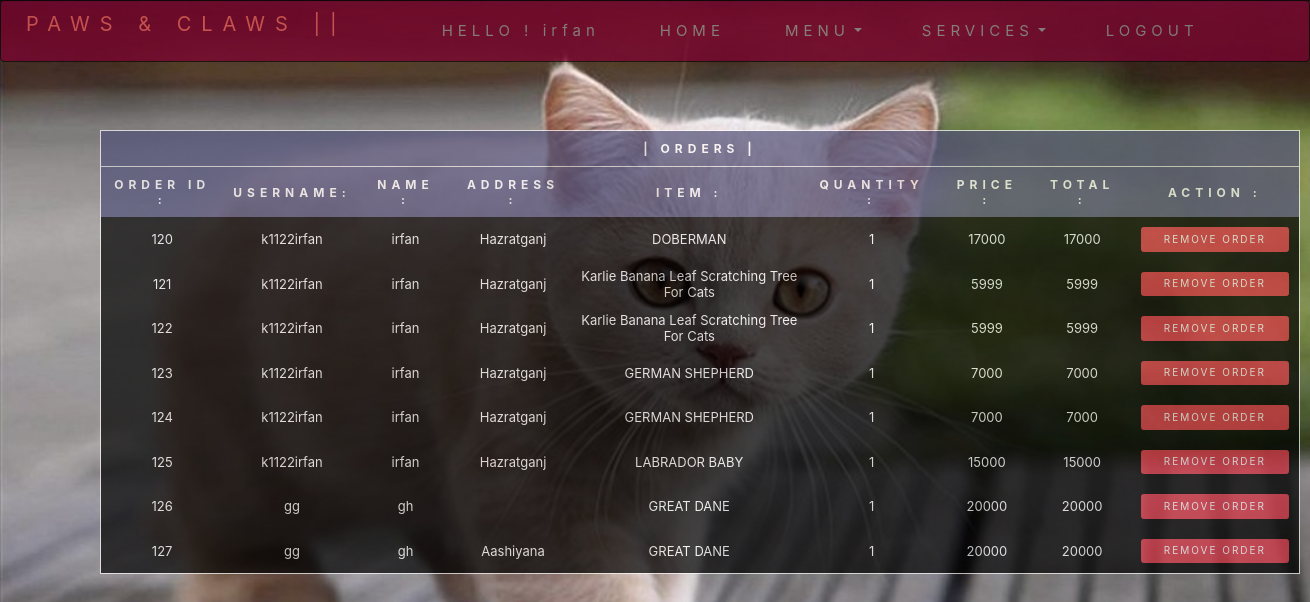
Screenshot of /admin/vieworder.php (signed in) with the database file from the repository.
### tables this page shows
CREATE TABLE `orders` (
  `orderid` int(255) NOT NULL,
  `username` varchar(255) NOT NULL,
  `name` varchar(15) NOT NULL,
  `address` varchar(20) NOT NULL,
  `place` varchar(30) NOT NULL,
  `item` varchar(100) NOT NULL,
  `quantity` varchar(255) NOT NULL,
  `price` int(255) NOT NULL,
  `subtotal` int(255) NOT NULL,
  `total` int(255) NOT NULL
);

### admin/vieworder.php (the view, shortened to what this page needs)
<?php session_start();
$connect=mysqli_connect("localhost","root","","test1");
?>
<html>
	<head>
		<link rel="stylesheet" href="https://maxcdn.bootstrapcdn.com/bootstrap/3.3.7/css/bootstrap.min.css">
	</head>
		<body>
		<?php include'navbar.php'?>
		<br/><br/>
		<form action="" method="post">
		<table class="table-responsive"style="margin-left:100px;margin-top:100px;width:1200px;border: 1px solid white;background-color:#52527a;opacity:0.7">
			<tr>
				<th class="head" colspan="9" style="text-align:center;border-bottom: 1px solid #ddd;"><marquee scrollamount="2" direction="right" behavior="alternate">| ORDERS |</marquee></th>
			</tr>
			<tr>
					<th class="head ">ORDER ID :</th>
					<th class="head ">USERNAME:</th>
					<th class="head ">NAME :</th>
					<th class="head ">ADDRESS :</th>
					<th class="head ">ITEM :</th>
					<th class="head ">QUANTITY :</th>
					<th class="head ">PRICE :</th>
					<th class="head ">TOTAL :</th>
					<th class="head ">ACTION :</th>
			</tr>
			<?php
				$query="SELECT * FROM orders";
				$result=mysqli_query($connect,$query);
				if(mysqli_num_rows($result)>0)
				{
					while($row=mysqli_fetch_array($result))
					{
				?>
			<tr>
					<td class="inpt "><?php echo $row["orderid"];?></td>
					<td class="inpt "><?php echo $row["username"];?></td>
					<td class="inpt "><?php echo $row["name"];?></td>
					<td class="inpt "><?php echo $row["address"];?></td>
					<td class="inpt "><?php echo $row["item"];?></td>
					<td class="inpt "><?php echo $row["quantity"];?></td>
					<td class="inpt "><?php echo $row["price"];?></td>
					<td class="inpt "><?php echo $row["total"];?></td>
					<td class="inpt "align="center"  style="padding:10px;"><a href="vieworder.php?action=delete&orderid=<?php echo $row["orderid"]?>" style="letter-spacing:2px;"class="btn btn-danger" >&nbsp&nbsp REMOVE ORDER &nbsp&nbsp</a></td>
					<?php }}?>
			</tr>
		</table>
		</form>
		</body>
</html>

### admin/vieworder.php (style rules this page uses)
body { background-image:url(bg4.jpg); background-size:100%; background-attachment: fixed; font-size:12px; }
.head { color:white; font-size:12px; letter-spacing:5px; text-align:center; padding:10px; }
.inpt { font-size:13px; text-align:center; color:white; background-color:black; }

### rows the page displays
orders: orderid "120", username "k1122irfan", name "irfan", address "Hazratganj", item "DOBERMAN", quantity "1", price "17000", total "17000"
orders: orderid "121", username "k1122irfan", name "irfan", address "Hazratganj", item "Karlie Banana Leaf Scratching Tree For Cats", quantity "1", price "5999", total "5999"
orders: orderid "122", username "k1122irfan", name "irfan", address "Hazratganj", item "Karlie Banana Leaf Scratching Tree For Cats", quantity "1", price "5999", total "5999"
orders: orderid "123", username "k1122irfan", name "irfan", address "Hazratganj", item "GERMAN SHEPHERD", quantity "1", price "7000", total "7000"
orders: orderid "124", username "k1122irfan", name "irfan", address "Hazratganj", item "GERMAN SHEPHERD", quantity "1", price "7000", total "7000"
orders: orderid "125", username "k1122irfan", name "irfan", address "Hazratganj", item "LABRADOR BABY", quantity "1", price "15000", total "15000"
orders: orderid "126", username "gg", name "gh", item "GREAT DANE", quantity "1", price "20000", total "20000"
orders: orderid "127", username "gg", name "gh", address "Aashiyana", item "GREAT DANE", quantity "1", price "20000", total "20000"

### other values shown
$_SESSION['username'] "irfan"
